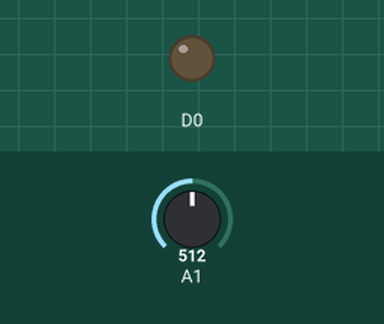
This sketch was run on a simulated Arduino Zero (SAMD21). Parts: output pins drawn as LEDs (lit = HIGH). The test bench sets the inputs (shaded band); at power-on: A1 = 512 (analog values on the 0–1023 scale).

Above: at 1.0 s.
At 4.5 s:
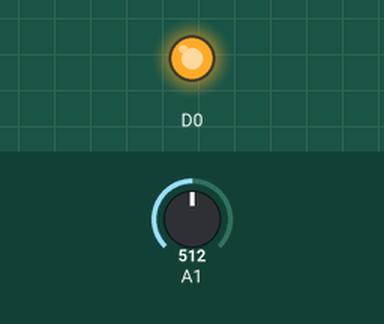
Timing chart, 0 to 22.1 s (numbered marks = the images above):
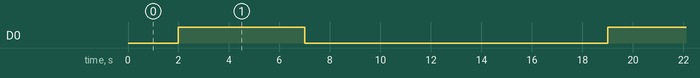

The sketch:

seeeduino.ino
```cpp
void setup() {
  // Serial.begin(115200); // to monitor // also sends
  Serial1.begin(115200); // to ESP // also works
  analogReadResolution(10);
  pinMode(0, OUTPUT);
}

void loop() {
  Serial1.write(9999); // seeeduino booted avoiding long strings
  delay(2000); // still using unguaranteed delays
  digitalWrite(0, HIGH);
  delay(5000);
  int aVal = analogRead(A1);
  digitalWrite(0, LOW);
  // Serial.println("done measuring"); // comment out if monitor not connected
  Serial1.write(aVal);
  delay(10000); // this shouldn't turn on again for a while
}
```

Measured:
- by itself, D0: alternates HIGH for 5.0 s and LOW for 12.0 s
